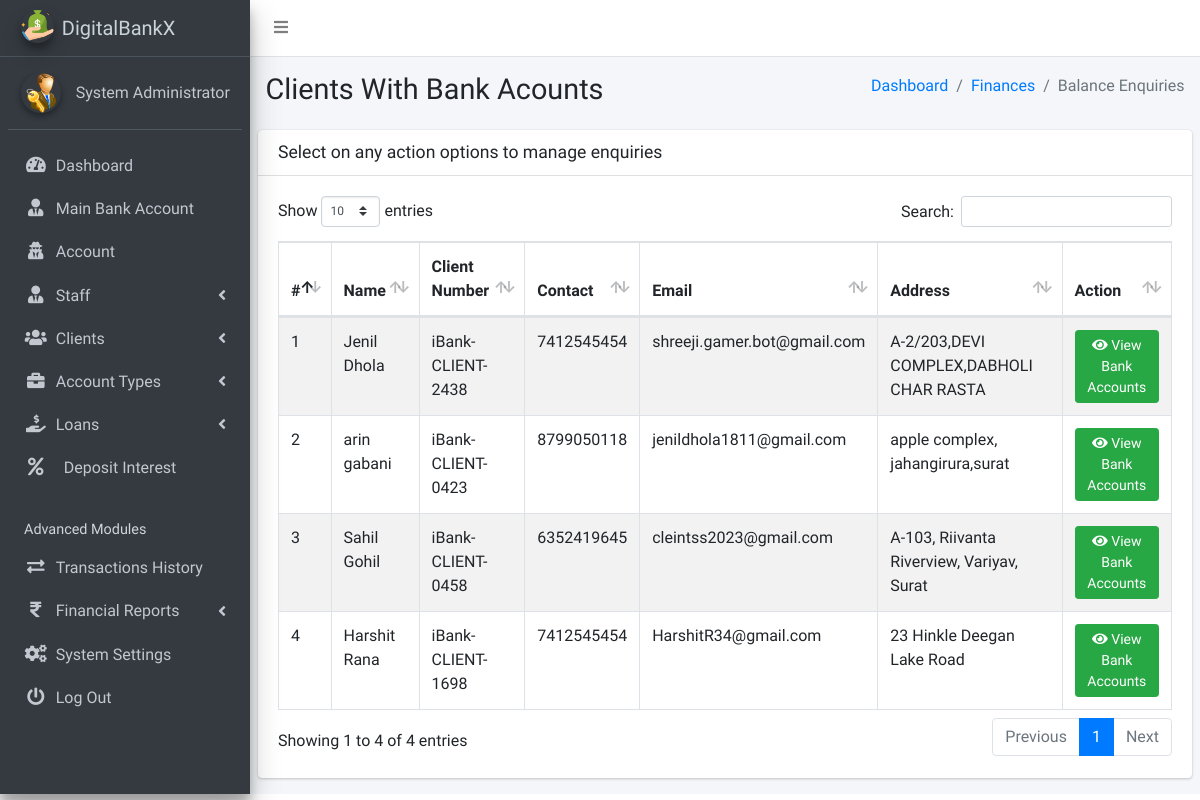
Screenshot of /admin/pages_balance_enquiries.php (signed in) with the database file from the repository.
### tables this page shows
CREATE TABLE `ib_systemsettings` (
  `id` int(20) NOT NULL,
  `sys_name` longtext NOT NULL,
  `sys_tagline` longtext NOT NULL,
  `sys_logo` varchar(200) NOT NULL,
  `is_active` tinyint(1) NOT NULL DEFAULT 1
);

CREATE TABLE `ib_admin` (
  `admin_id` int(11) NOT NULL,
  `name` varchar(200) NOT NULL,
  `email` varchar(200) NOT NULL,
  `number` varchar(200) NOT NULL,
  `password` varchar(200) NOT NULL,
  `profile_pic` varchar(200) NOT NULL,
  `is_active` tinyint(1) NOT NULL DEFAULT 1,
  `otp` varchar(6) DEFAULT NULL,
  `otp_expiry` datetime DEFAULT NULL
);

CREATE TABLE `ib_clients` (
  `client_id` int(10) UNSIGNED NOT NULL,
  `name` varchar(200) NOT NULL,
  `phone` varchar(200) NOT NULL,
  `address` varchar(200) NOT NULL,
  `email` varchar(200) NOT NULL,
  `aadhar_number` varchar(12) NOT NULL,
  `pan_number` varchar(10) NOT NULL,
  `password` varchar(200) NOT NULL,
  `profile_pic` varchar(200) NOT NULL,
  `client_number` varchar(200) NOT NULL,
  `is_active` tinyint(1) NOT NULL DEFAULT 1,
  `otp` varchar(10) DEFAULT NULL,
  `otp_expiry` datetime DEFAULT NULL
);

### admin/pages_balance_enquiries.php (the view, shortened to what this page needs)
<?php
include('conf/checklogin.php');
?>
<!DOCTYPE html>
<html>
<?php include("dist/_partials/head.php"); ?>
<body class="hold-transition sidebar-mini">
  <div class="wrapper">
    <?php include("dist/_partials/nav.php"); ?>
    <?php include("dist/_partials/sidebar.php"); ?>
    <div class="content-wrapper">
      <section class="content-header">
        <div class="container-fluid">
          <div class="row mb-2">
            <div class="col-sm-6">
              <h1>Clients With Bank Acounts</h1>
            </div>
            <div class="col-sm-6">
              <ol class="breadcrumb float-sm-right">
                <li class="breadcrumb-item"><a href="pages_dashboard.php">Dashboard</a></li>
                <li class="breadcrumb-item"><a href="pages_balance_enquiries.php">Finances</a></li>
                <li class="breadcrumb-item active">Balance Enquiries</li>
              </ol>
            </div>
          </div>
        </div>
      </section>
      <section class="content">
        <div class="row">
          <div class="col-12">
            <div class="card">
              <div class="card-header">
                <h3 class="card-title">Select on any action options to manage enquiries </h3>
              </div>
              <div class="card-body">
                <table id="example1" class="table table-hover table-bordered table-striped">
                  <thead>
                    <tr>
                      <th>#</th>
                      <th>Name</th>
                      <th>Client Number</th>
                      <th>Contact</th>
                      <th>Email</th>
                      <th>Address</th>
                      <th>Action</th>
                    </tr>
                  </thead>
                  <tbody>
                    <?php
                    $ret = "SELECT * FROM  iB_clients ORDER BY RAND() ";
                    $stmt = $mysqli->prepare($ret);
                    $stmt->execute();
                    $res = $stmt->get_result();
                    $cnt = 1;
                    while ($row = $res->fetch_object()) {
                    ?>
                      <tr>
                        <td><?php echo $cnt; ?></td>
                        <td><?php echo $row->name; ?></td>
                        <td><?php echo $row->client_number; ?></td>
                        <td><?php echo $row->phone; ?></td>
                        <td><?php echo $row->email; ?></td>
                        <td><?php echo $row->address; ?></td>
                        <td>
  <a class="btn btn-success btn-sm" href="pages_view_client_bank_acc.php?client_number=<?php echo $row->client_number; ?>&client_id=<?php echo $row->client_id; ?>">
    <i class="fas fa-eye"></i> View Bank Accounts
  </a>
</td>
                      </tr>
                    <?php $cnt = $cnt + 1;
                    } ?>
                </table>
              </div>
            </div>
          </div>
        </div>
      </section>
    </div>
  </div>
</body>
</html>

### admin/dist/_partials/sidebar.php (shortened to what this page needs)
<?php
function isActive($pages = []) {
    $currentPage = basename($_SERVER['PHP_SELF']);
    return in_array($currentPage, $pages);
}
?>
<aside class="main-sidebar sidebar-dark-primary elevation-4">
    <?php
    $currentPage = basename($_SERVER['PHP_SELF']);
    $admin_id = $_SESSION['admin_id'];
    $query = "SELECT * FROM iB_admin WHERE admin_id = ?";
    $stmt = $mysqli->prepare($query);
    $stmt->bind_param('i', $admin_id);
    $stmt->execute();
    $res = $stmt->get_result();
    while ($row = $res->fetch_object()) {
        $profile_picture = $row->profile_pic
            ? "<img src='../admin/dist/img/$row->profile_pic' class='img-fluid rounded-circle elevation-2' alt='User Image' style='width: 40px; height: 40px; object-fit: cover;'>"
            : "<img src='../admin/dist/img/user_icon.png' class='img-fluid rounded-circle elevation-2' alt='User Image' style='width: 40px; height: 40px; object-fit: cover;'>";
        $sys_query = "SELECT * FROM iB_SystemSettings";
        $stmt = $mysqli->prepare($sys_query);
        $stmt->execute();
        $sys_res = $stmt->get_result();
        while ($sys = $sys_res->fetch_object()) {
    ?>
            <a href="pages_dashboard.php" class="brand-link text-light">
                <img src="dist/img/<?php echo $sys->sys_logo; ?>" alt="Logo" class="brand-image img-circle elevation-3">
                <span class="brand-text font-weight-light"><?php echo $sys->sys_name; ?></span>
            </a>
            <div class="sidebar">
                <div class="user-panel mt-3 pb-3 mb-3 d-flex align-items-center">
                    <div class="image"><?php echo $profile_picture; ?></div>
                    <div class="info">
                        <a href="#" class="d-block"><?php echo $row->name; ?></a>
                    </div>
                </div>
                <nav class="mt-2">
                    <ul class="nav nav-pills nav-sidebar flex-column" data-widget="treeview" role="menu">
                        <li class="nav-item">
                            <a href="pages_dashboard.php" class="nav-link <?php echo $currentPage == 'pages_dashboard.php' ? 'active' : ''; ?>">
                                <i class="nav-icon fas fa-tachometer-alt"></i>
                                <p>Dashboard</p>
                            </a>
                        </li>
                        <li class="nav-item">
                            <a href="pages_bank_main_account.php" class="nav-link <?php echo $currentPage == 'pages_bank_main_account.php' ? 'active' : ''; ?>">
                                <i class="nav-icon fas fa-user-tie"></i>
                                <p>Main Bank Account</p>
                            </a>
                        </li>
                        <li class="nav-item">
                            <a href="pages_account.php" class="nav-link <?php echo $currentPage == 'pages_account.php' ? 'active' : ''; ?>">
                                <i class="nav-icon fas fa-user-secret"></i>
                                <p>Account</p>
                            </a>
                        </li>
                        <li class="nav-item has-treeview <?php echo isActive(['pages_add_staff.php', 'pages_manage_staff.php']) ? 'menu-open' : ''; ?>">
    <a href="#" class="nav-link <?php echo isActive(['pages_add_staff.php', 'pages_manage_staff.php']) ? 'active' : ''; ?>">
        <i class="nav-icon fas fa-user-tie"></i>
        <p>Staff <i class="fas fa-angle-left right"></i></p>
    </a>
</li>
                       <li class="nav-item has-treeview <?php echo isActive(['pages_manage_clients.php']) ? 'menu-open' : ''; ?>">
    <a href="#" class="nav-link <?php echo isActive(['pages_manage_clients.php']) ? 'active' : ''; ?>">
        <i class="nav-icon fas fa-users"></i>
        <p>Clients <i class="fas fa-angle-left right"></i></p>
    </a>
</li>
                        <li class="nav-item has-treeview <?php if (in_array($currentPage, ['pages_add_acc_type.php', 'pages_manage_accs.php', 'pages_manage_acc_openings.php'])) echo 'menu-open'; ?>">
                            <a href="#" class="nav-link">
                                <i class="nav-icon fas fa-briefcase"></i>
                                <p>Account Types <i class="fas fa-angle-left right"></i></p>
                            </a>
                        </li>
                        <li class="nav-item has-treeview <?php if (in_array($currentPage, ['pages_review_loan_list.php', 'pages_add_loan_types.php', 'pages_manage_loan_types.php'])) echo 'menu-open'; ?>">
                            <a href="#" class="nav-link">
                                <i class="nav-icon fas fa-hand-holding-usd"></i>
                                <p>Loans <i class="fas fa-angle-left right"></i></p>
                            </a>
                        </li>
                        <li class="nav-item">
                            <a href="deposit_interest.php" class="nav-link <?php echo $currentPage == 'deposit_interest.php' ? 'active' : ''; ?>">
                                <i class="nav-icon fas fa-percent"></i>
                                <p class="ml-2">Deposit Interest</p>
                            </a>
                        </li>
                        <li class="nav-header">Advanced Modules</li>
                        <li class="nav-item">
                            <a href="pages_transactions_engine.php" class="nav-link <?php echo $currentPage == 'pages_transactions_engine.php' ? 'active' : ''; ?>">
                                <i class="nav-icon fas fa-exchange-alt"></i>
                                <p>Transactions History</p>
                            </a>
                        </li>
                        <li class="nav-item has-treeview <?php if (in_array($currentPage, ['pages_financial_reporting_deposits.php', 'pages_financial_reporting_withdrawals.php', 'pages_financial_reporting_transfers.php'])) echo 'menu-open'; ?>">
                            <a href="#" class="nav-link">
                                <i class="nav-icon fas fa-rupee-sign"></i>
                                <p>Financial Reports <i class="fas fa-angle-left right"></i></p>
                            </a>
                        </li>
                        <li class="nav-item">
                            <a href="pages_system_settings.php" class="nav-link <?php echo $currentPage == 'pages_system_settings.php' ? 'active' : ''; ?>">
                                <i class="nav-icon fas fa-cogs"></i>
                                <p>System Settings</p>
                            </a>
                        </li>
                        <li class="nav-item">
                            <a href="pages_logout.php" class="nav-link">
                                <i class="nav-icon fas fa-power-off"></i>
                                <p>Log Out</p>
                            </a>
                        </li>
                    </ul>
                </nav>
            </div>
</aside>
<?php }
    }?>

### admin/dist/_partials/sidebar.php (style rules this page uses)
.user-panel .info, .nav-sidebar .nav-item > a { text-align: left; padding-left: 15px; }
.nav-sidebar .nav-item > a { cursor: pointer; }

### rows the page displays
ib_admin: name "System Administrator"
ib_systemsettings: sys_logo (picture), sys_name "DigitalBankX", ib_admin.profile_pic (picture)
ib_clients: name "Jenil Dhola", client_number "iBank-CLIENT-2438", phone "7412545454", email "shreeji.gamer.bot@gmail.com", address "A-2/203,DEVI COMPLEX,DABHOLI CHAR RASTA"
ib_clients: name "arin gabani", client_number "iBank-CLIENT-0423", phone "8799050118", email "jenildhola1811@gmail.com", address "apple complex, jahangirura,surat"
ib_clients: name "Sahil Gohil", client_number "iBank-CLIENT-0458", phone "6352419645", email "cleintss2023@gmail.com", address "A-103, Riivanta Riverview, Variyav, Surat"
ib_clients: name "Harshit Rana", client_number "iBank-CLIENT-1698", phone "7412545454", email "HarshitR34@gmail.com", address "23 Hinkle Deegan Lake Road"
